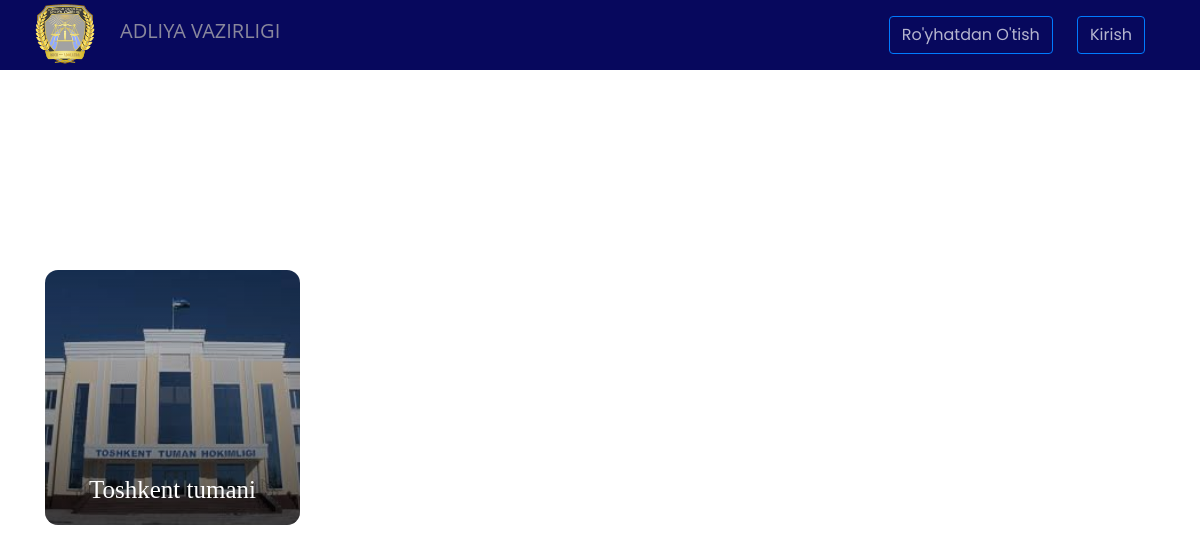
/department/1, run on an earlier commit of the app's database.
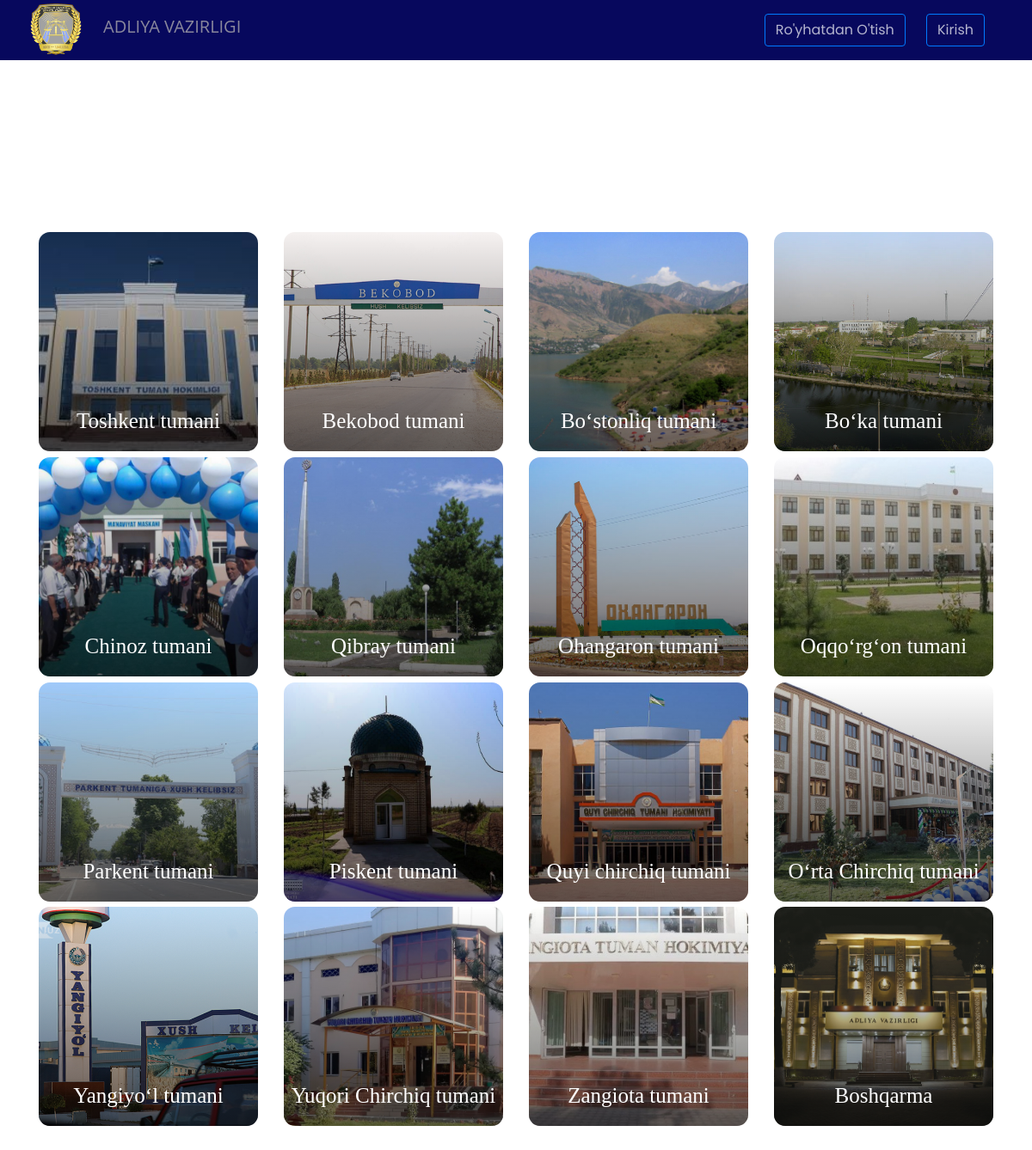
And on a later commit of the database.
### home/models.py (models this page shows, shortened)
class District(models.Model):
    name = models.CharField(max_length=250)
    image = models.ImageField(upload_to='static/images/district')
    department = models.ForeignKey(Department, on_delete=models.CASCADE)

### home/views.py (the view)
# urls.py: path('department/<int:pk>', DepartmentDetailView.as_view(),
class DepartmentDetailView(DetailView):
    template_name = 'malumotlar/departments.html'
    model = Department
    def get_context_data(self, **kwargs):
        context = super().get_context_data(**kwargs)
        context['district'] = District.objects.filter(
            department=self.kwargs['pk'])
        return context

### template/malumotlar/departments.html (shortened to what this page needs)
{% extends "base.html" %}
{% load static %}
{% block custom_css %}
<link rel="stylesheet" href="{% static '/css/viloyatlar.css' %}" type="text/css">
<link rel="stylesheet" href="{% static '/css/header/css/owl.carousel.min.css' %}" type="text/css">
<link rel="stylesheet" href="{% static '/css/header/css/bootstrap.min.css' %}" type="text/css">
<link rel="stylesheet" href="{% static '/css/header/css/style.css' %}" type="text/css">
<link rel="stylesheet" href="{% static '/css/header/css/style2.css' %}" type="text/css">
{% endblock %}
{% block menyu %}
<header class="site-navbar js-sticky-header site-navbar-target" role="banner" style="background-color: #07085d;">
  <div class="container">
    <div class="row align-items-center position-relative">
      <div class="site-logo">
        <a class="navbar-brand" href="{% url 'main' %}" style="display: flex; text-align: center;">
          <img width="70px" height="70px" src="{% static '/images/logo-new.png' %}" alt="">
          <h5 style="color: rgba(180, 177, 177, 0.756); padding: 20px;">Adliya Vazirligi
        </h5>
        </a>
      </div>
      <div class="col-12">
        <nav class="site-navigation text-right ml-auto " role="navigation">
          <ul class="site-menu main-menu js-clone-nav ml-auto d-none d-lg-block">
            {% if  user.is_anonymous %}
            <li style="padding: 0px 10px;" class="nav-item">
              <button type="button" class="btn btn-outline-primary">
                <a style="text-decoration: none; color: rgba(47, 113, 236, 0.818);" href="{% url 'register' %}"> Ro'yhatdan o'tish</a>
              </button>
            </li>
            <li style="padding: 0px 10px;" class="nav-item">
              <button type="button" class="btn btn-outline-primary">
                <a style="text-decoration: none; color: rgba(47, 113, 236, 0.818);" href="{% url 'login' %}">Kirish</a>
              </button>
            </li>
          {% endif %}
          </ul>
        </nav>
      </div>
    </div>
  </div>
</header>
{% endblock %}
{% block content %}
<div class="container">
  <div class="destinations">
    <div class="section_content_">
      <div class="scroll">
        <div class="row">
          {% for item in district %}
            <div class="col-md-3 col-4">
              <a href="{% url 'district-detail' item.pk %}" style="background-image: url(/{{item.image}})"class="destinations_item">
                <div class="sq_parent">
                    <div class="sq_wrap">
                        <div class="sq_content">
                            <div class="_content">
                                <h3 class="_title">{{item.name}}</h3>
                            </div>
                        </div>
                    </div>
                </div>
            </a>
            </div>
          {% endfor %}
        </div>
      </div>
    </div>
  </div>
</div>
</body>
</html>
{% endblock %}

### template/base.html (shortened to what this page needs)
{% load static %}
<!DOCTYPE html>
<html lang="en">
<head>
    <link rel="stylesheet" href="{% static '/css/section.css' %}" type="text/css">
    <link rel="stylesheet" href="{% static '/css/plugins/bootstrap/bootstrap.min.css' %}">
    <link rel="stylesheet" href="{% static '/css/plugins/slick/slick.css' %}">
    <link rel="stylesheet" href="{% static '/css/plugins/themify-icons/themify-icons.css' %}">
    <link rel="stylesheet" href="{% static '/css/plugins/venobox/venobox.css' %}">
    <link rel="stylesheet" href="{% static '/css/plugins/card-slider/css/style.css' %}">
    <link rel="stylesheet" href="{% static '/css/style.css' %}">
    <link rel="stylesheet" href="{% static '/css/viloyatlar.css' %}" type="text/css">
    <link rel="stylesheet" href="{% static '/css/header.css' %}" type="text/css">
    <link rel="stylesheet" href="{% static '/css/header/css/owl.carousel.min.css' %}" type="text/css">
    <link rel="stylesheet" href="{% static '/css/header/css/bootstrap.min.css' %}" type="text/css">
    <link rel="stylesheet" href="{% static '/css/header/css/style.css' %}" type="text/css">
    <link rel="stylesheet" href="{% static '/css/header/css/style2.css' %}" type="text/css">
    {% block custom_css %}
    {% endblock %}
</head>
<body>
    {% block menyu %}
      {% endblock %}
{% block content %}
{% endblock %}
</body>
</html>

### static/css/style.css (style rules this page uses)
body { line-height: 1.2; font-family: "Poppins", sans-serif; -webkit-font-smoothing: antialiased; font-size: 15px; color: #6c6c86; }
h1, h2, h3, h4, h5, h6 { color: #000; font-family: "Noto Sans", sans-serif; font-weight: 700; line-height: 1.2; }
h3, .h3 { font-size: 36px; }
h5, .h5 { font-size: 18px; }
.btn { font-size: 15px; font-family: "Poppins", sans-serif; text-transform: capitalize; padding: 13px 45px; border-radius: 35px; font-weight: 600; border: 1px solid; position: relative; z-index: 1; transition: 0.2s ease; }
.btn-outline-primary { background: transparent; color: #fff; border-color: #1644ba; }
body { background-color: #fff; overflow-x: hidden; }
ol, ul { list-style-type: none; margin: 0px; }
img { vertical-align: middle; border: 0; }
a { color: white; }
a, a:hover, a:focus { text-decoration: none; }
a, button, select { cursor: pointer; transition: 0.2s ease; }

### static/css/viloyatlar.css (style rules this page uses)
.destinations_item { position: relative; width: 100%; display: flex; background-position: center center; background-repeat: no-repeat; background-size: cover; border-radius: 13px; margin-right: 2.66666667%; margin-bottom: 2.66666667%; display: block; float: left; }
.destinations_item .sq_parent { width: 100%; position: relative; padding-bottom: 100%; overflow: hidden; }
.destinations_item .sq_parent .sq_wrap { position: absolute; width: 100%; height: 100%; }
.destinations_item .sq_parent .sq_wrap .sq_content { float: left; width: 100%; height: 100%; }
.destinations { margin-top: 100px; padding: 100px 0; }
.destinations_item ._content { position: relative; height: 100%; z-index: 1; display: flex; flex-direction: column; justify-content: flex-end; padding-bottom: 30px; transform: translateY(30px); transition: all 0.2s ease-in; }
.destinations_item ._content ._title { margin-bottom: 5px; font-size: 25px; color: #fff; font-family: 'Prata', serif; text-align: center; margin-bottom: 20px; }
.destinations_item:before { background: -moz-linear-gradient(top, rgba(0, 0, 0, 0) 0%, #000000 130%); background: -webkit-linear-gradient(top, rgba(0, 0, 0, 0) 0%, #000000 130%); background: linear-gradient(to bottom, rgba(0, 0, 0, 0) 0%, #000000 130%); filter: progid:DXImageTransform.Microsoft.gradient(startColorstr='#00000000', endColorstr='#000000', GradientType=0); opacity: .77; content: ''; position: absolute; top: 0; left: 0; width: 100%; height: 100%; border-radius: 13px; }

### static/css/header.css (style rules this page uses)
body { margin: 0; font-family: -apple-system,BlinkMacSystemFont,"Segoe UI",Roboto,"Helvetica Neue",Arial,sans-serif; font-size: 1rem; font-weight: 400; line-height: 1.5; color: #212529; background-color: #f7f7f7; }
a { color: #0a0a0a; text-decoration: none; }
li { list-style-type: none; }

What changed in the data, as far as the page shows it:
added District: image (picture), name "Bekobod tumani"
added District: image (picture), name "Boʻstonliq tumani"
added District: image (picture), name "Boʻka tumani"
added District: image (picture), name "Chinoz tumani"
added District: image (picture), name "Qibray tumani"
added District: image (picture), name "Ohangaron tumani"
added District: image (picture), name "Oqqoʻrgʻon tumani"
added District: image (picture), name "Parkent tumani"
added District: image (picture), name "Piskent tumani"
added District: image (picture), name "Quyi chirchiq tumani"
added District: image (picture), name "Oʻrta Chirchiq tumani"
added District: image (picture), name "Yangiyoʻl tumani"
added District: image (picture), name "Yuqori Chirchiq tumani"
added District: image (picture), name "Zangiota tumani"
added District: image (picture), name "Boshqarma"
